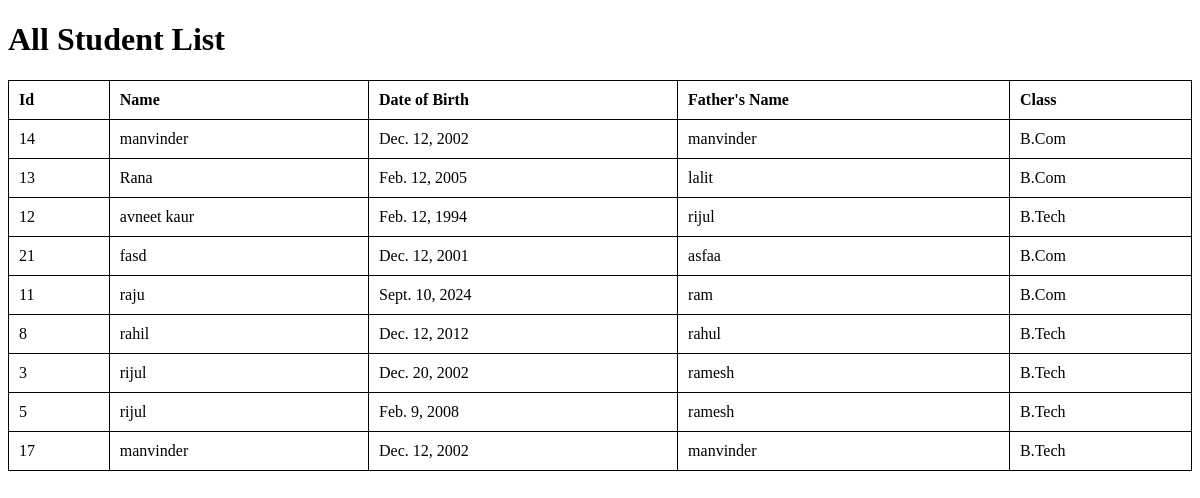
The app's page /printstudent/ with its own data.
### collegeform/models.py (models this page shows, shortened)
class Student(models.Model):
    departments = models.ForeignKey(User,on_delete=models.SET_NULL,null=True)
    name = models.CharField(max_length = 20)
    fathername= models.CharField(max_length = 20)
    email = models.EmailField()
    Classs = models.ForeignKey(Class,on_delete=models.SET_NULL,null=True)
    date_of_birth = models.DateField()
    updated = models.DateTimeField(auto_now = True)
    created = models.DateTimeField(auto_now_add= True)
    class Meta:
        ordering = ['-updated','-created']

class Class(models.Model):
    id = models.AutoField(primary_key=True)
    name = models.CharField(max_length = 20)
    def __str__(self):
        return self.name

### collegeform/views.py (the view)
# urls.py: path('printstudent/',views.print_student, name='printstudents'),
def print_student(request):
    classs = request.GET.get('Class')
    if classs :
        student = Student.objects.filter(classs__name= classs)
    else:
        student = Student.objects.all()
    return render(request,'printstudent.html',{'students':student,'classs':classs})

### collegeform/templates/printstudent.html (shortened to what this page needs)
<!DOCTYPE html>
<html lang="en">
<head>
</head>
<body>
    <h1>{% if class_filter %}{{ class_filter }}{% else %}All{% endif %} Student List</h1>
    <table>
        <thead>
            <tr>
                <th>Id</th>
                <th>Name</th>
                <th>Date of Birth</th>
                <th>Father's Name</th>
                <th>Class</th>
            </tr>
        </thead>
        <tbody>
            {% for student in students %}
            <tr>
                <td>{{ student.id }}</td>
                <td>{{ student.name }}</td>
                <td>{{ student.date_of_birth }}</td>
                <td>{{ student.fathername }}</td>
                <td> {{student.Classs}} </td>
            </tr>
            {% endfor %}
        </tbody>
    </table>
</body>
</html>

### collegeform/templates/printstudent.html (style rules this page uses)
table { width: 100%; border-collapse: collapse; }
th, td { padding: 10px; text-align: left; border: 1px solid #000; }

### records on screen
Student: id "14", name "manvinder", date_of_birth "Dec. 12, 2002", fathername "manvinder", Classs "B.Com"
Student: id "13", name "Rana", date_of_birth "Feb. 12, 2005", fathername "lalit", Classs "B.Com"
Student: id "12", name "avneet kaur", date_of_birth "Feb. 12, 1994", fathername "rijul", Classs "B.Tech"
Student: id "21", name "fasd", date_of_birth "Dec. 12, 2001", fathername "asfaa", Classs "B.Com"
Student: id "11", name "raju", date_of_birth "Sept. 10, 2024", fathername "ram", Classs "B.Com"
Student: id "8", name "rahil", date_of_birth "Dec. 12, 2012", fathername "rahul", Classs "B.Tech"
Student: id "3", name "rijul", date_of_birth "Dec. 20, 2002", fathername "ramesh", Classs "B.Tech"
Student: id "5", name "rijul", date_of_birth "Feb. 9, 2008", fathername "ramesh", Classs "B.Tech"
Student: id "17", name "manvinder", date_of_birth "Dec. 12, 2002", fathername "manvinder", Classs "B.Tech"
